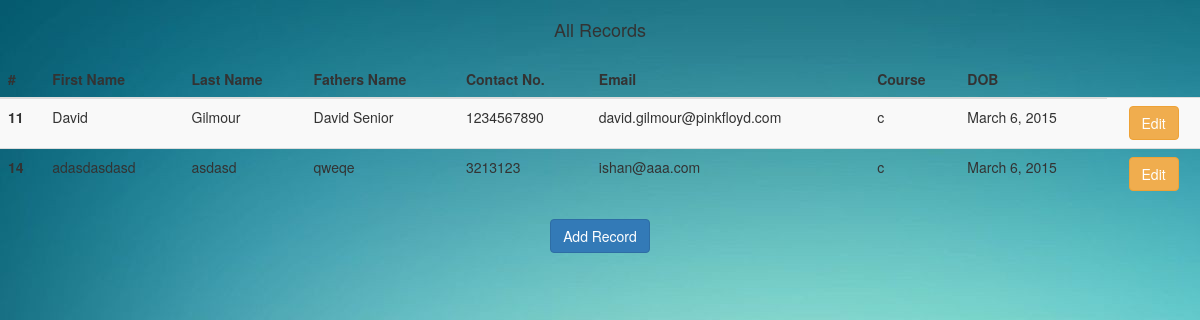
/home/, run on the app's committed database.
### BTWF/models.py (models this page shows, shortened)
class Info(models.Model):
    courses = (
        ('c', 'C'),
        ('C++', 'C++'),
        ('C#', 'C#'),
        ('PYTHON', 'PYTHON'),
        ('JAVA', 'JAVA'),
    )
    first_name = models.CharField(max_length=250)
    last_name = models.CharField(max_length=250)
    email = models.EmailField(null=True)
    fathers_name = models.CharField(max_length=250,blank=True)
    contact_number = models.IntegerField()
    dob = models.DateField()
    address = models.CharField(max_length=500,null=True)
    occupation = models.CharField(max_length=200,blank=True)
    course = models.CharField(max_length=20,choices=courses,default='c')

### BTWF/views.py (the view)
class all_data(generic.ListView):
    template_name = 'list.html'
    context_object_name = 'data'
    url = reverse_lazy('home')
    def get_queryset(self):
        return Info.objects.all()

### BTWF/Templates/list.html (shortened to what this page needs)
<!DOCTYPE html>
<html lang="en">
<head>
        {% load staticfiles %}
    <link rel="stylesheet" href="https://maxcdn.bootstrapcdn.com/bootstrap/3.3.7/css/bootstrap.min.css"
>
    <link rel="stylesheet" type="text/css" href="{% static 'style.css' %}"/>
</head>
<body>
{% if data %}
<div class="table-responsive">
    <div class="panel-heading"><h4 class="text-center">All Records</h4></div>
    <table class="table table-striped">
        <thead>
        <tr>
            <th>#</th>
            <th>First Name</th>
            <th>Last Name</th>
            <th>Fathers Name</th>
            <th>Contact No.</th>
            <th>Email</th>
            <th>Course</th>
            <th>DOB</th>
        </tr>
        </thead>
        {% for i in data %}
        <tr>
            <th scope="row">{{i.pk}}</th>
            <td>{{i.first_name}}</td>
            <td>{{i.last_name}}</td>
            <td>{{i.fathers_name}}</td>
            <td>{{i.contact_number}}</td>
            <td>{{i.email}}</td>
            <td>{{i.course}}</td>
            <td>{{i.dob}}</td>
            <td><a href="{% url 'edit' i.id %}"><button type="button" class="btn btn-warning center-block">Edit</button></a></td>
        </tr>
        {% endfor %}
    </table>
</div>
<a href="form/"><button type="button" class="btn btn-primary center-block">Add Record</button></a>
{% else %}
<h1>No Record Found</h1>
<a href="form/"><button type="button" class="btn btn-primary center-block">Add Record</button></a>
{% endif %}
</body>
</html>

### BTWF/static/style.css (style rules this page uses)
body { background: white url("skills.jpeg"); background-repeat:no-repeat; }

### data on the page
Info: pk "11", first_name "David", last_name "Gilmour", fathers_name "David Senior", contact_number "1234567890", email "david.gilmour@pinkfloyd.com", course "c", dob "March 6, 2015"
Info: pk "14", first_name "adasdasdasd", last_name "asdasd", fathers_name "qweqe", contact_number "3213123", email "ishan@aaa.com", course "c", dob "March 6, 2015"
